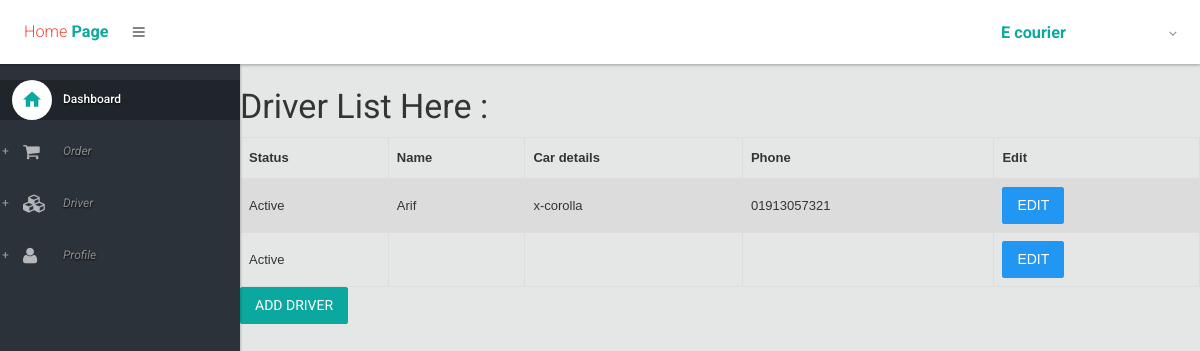
The page / on the database its author committed.
### driver/models.py (models this page shows, shortened)
class driver_profile(models.Model):
	user = models.OneToOneField(User, on_delete=models.CASCADE)
	name = models.CharField(max_length=100)
	car_details = models.TextField()
	phone = models.CharField(max_length=12,null=False, blank=False, unique=True)
	status = models.CharField(max_length=100,choices=STATUS_CHOICES, default="Active")
	image = models.ImageField(default='default.jpg', upload_to='profile_pics')

### driver/views.py (the view)
# urls.py: path('', views.Active_driver, name='Active_driver'),
def Active_driver(request):
    driver_list = driver_profile.objects.all().filter(status='Active')
    context = {
        'driver_list':driver_list
    }
    return render(request,'driver_list.html',context)

### driver/templates/driver_list.html (shortened to what this page needs)
<!DOCTYPE html>
{% extends 'layout.html' %}
{% load bootstrap3 %}
{% block body %}
<html>
<head>
</head>
<body>
  <h1>Driver List Here :</h1>
<table>
  <tr>
    <th>Status</th>
    <th>Name</th>
    <th>Car details</th>
    <th>Phone</th>
    <th>Edit</th>
  </tr>
{% for driver_list in driver_list %}
  <tr>
    <td>{{ driver_list.status }}</td>
    <td>{{ driver_list.name }}</td>
    <td>{{ driver_list.car_details }}</td>
    <td>{{ driver_list.phone }}</td>
    <td><a class="btn btn-info"href="{% url 'driver:edit' id=driver_list.pk %}">Edit</a></td>
  </tr>
  {% endfor %}
</table>
<a class="btn btn-primary"href="#">Add Driver</a>
</body>
</html>
{% endblock %}

### driver/templates/driver_list.html (style rules this page uses)
table { font-family: arial, sans-serif; border-collapse: collapse; width: 100%; }
td, th { border: 1px solid #dddddd; text-align: left; padding: 8px; }
tr:nth-child(even) { background-color: #DCDCDC; }

### rows shown on the page
driver_profile: status "Active", name "Arif", car_details "x-corolla", phone "01913057321"
driver_profile: status "Active"
